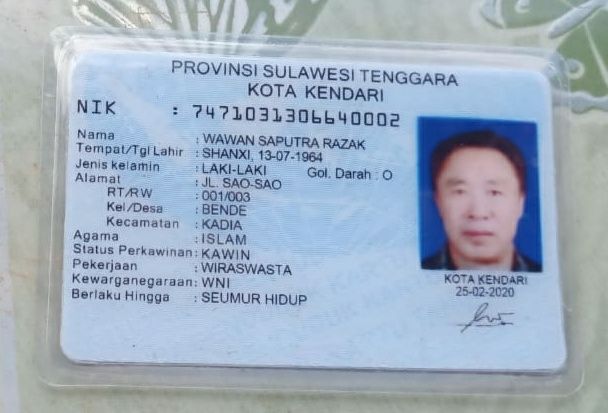
#> input picture Foto ktp/ktp10.jpg, 608 x 413 px, found by its file name; its folder holds only this picture in this run
$ python KTPDetect.py
#> lines starting #> are read from the running program, lines starting #| are printed output that depends on the picture; after the words box and inside, x2 and y2 are one past the last pixel; in counts of white or black regions, pixels touching at a corner belong together
import cv2
import numpy as np
import pathlib
import imutils
import os
import pytesseract

pytesseract.pytesseract.tesseract_cmd = r'C:\Users\Muhammad Reza\AppData\Local\Tesseract-OCR\tesseract.exe'

def sortRectPoints(sqr):
    # Helper function to sort the points, 1 2 3 4 being top left, top right, bot right, and bot left
    pts = sqr.reshape(4,2)
    rect = np.zeros((4,2),dtype="float32")

    s = pts.sum(axis = 1)
    rect[0] = pts[np.argmin(s)]
    rect[2] = pts[np.argmax(s)]

    diff = np.diff(pts,axis=1)
    rect[1] = pts[np.argmin(diff)]
    rect[3] = pts[np.argmax(diff)]
    return rect

def filterBlue(im):
    # Create a mask image that takes all ranges of blue
    hsv = cv2.cvtColor(im,cv2.COLOR_BGR2HSV)
    low_blue = np.array([80,0,155],np.uint8)
    high_blue = np.array([140,255,255],np.uint8)
    return cv2.inRange(hsv,low_blue,high_blue)

def chooseImage(index : int):
    # Returns an image from the chosen number in the list
#> called with index = 0
    list = os.listdir(r'C:\Users\Muhammad Reza\KTPDetect\Foto ktp')
    print(r'C:\Users\Muhammad Reza\KTPDetect\Foto ktp'+'\\'+list[index])
    return cv2.imread(r'C:\Users\Muhammad Reza\KTPDetect\Foto ktp'+'\\'+list[index])
#> returned value is the input picture: shape (413, 608, 3); mean B, G, R 192.1, 175.2, 159.7
#> in filterBlue, `hsv = cv2.cvtColor(im,cv2.COLOR_BGR2HSV)`: hsv: shape (413, 608, 3); mean H, S, V 97, 48.7, 194.6
#> in filterBlue, `return cv2.inRange(hsv,low_blue,high_blue)`:
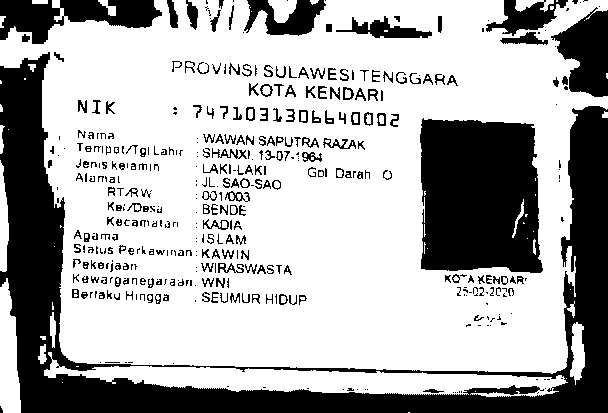
#> returned value: shape (413, 608); 68.3% white; 427 black regions (201 under 20 px)

def drawBox(mask):
    # Get the largest contours in the image and draw a box
    cnts = cv2.findContours(mask.copy(),cv2.RETR_TREE,cv2.CHAIN_APPROX_SIMPLE)
#> cnts = 643 contours, 342 with area under 20; largest, box (x1, y1, x2, y2) and area: (0, 0, 608, 374) 183964, (419, 117, 544, 274) 17403, (44, 352, 568, 397) 8554, (0, 278, 21, 413) 1936, (335, 15, 433, 39) 1028
    cnts = imutils.grab_contours(cnts)
    cnts = sorted(cnts,key = cv2.contourArea,reverse=True)[:15]
#> cnts = 15 contours; largest, box (x1, y1, x2, y2) and area: (0, 0, 608, 374) 183964, (419, 117, 544, 274) 17403, (44, 352, 568, 397) 8554, (0, 278, 21, 413) 1936, (335, 15, 433, 39) 1028
    cardCnts = None
    for c in cnts:
        peri = cv2.arcLength(c,True)
        approx = cv2.approxPolyDP(c,0.015*peri,True)
        if len(approx)==4:
            cardCnts = approx
            break
#> this loop made 2 passes
#> (peri, cardCnts) on pass 2: (632.2, [[423, 117], [534, 124], [540, 273], [420, 268]])
#> peri on pass 1: 2978.9
    return cardCnts

def perspTransform(cnts,og):
    rect = sortRectPoints(cnts)
    (tl,tr,br,bl) = rect

    #calculate width dimensions
    widthA = np.sqrt(((br[0] - bl[0]) ** 2) + ((br[1] - bl[1]) ** 2))
    widthB = np.sqrt(((tr[0] - tl[0]) ** 2) + ((tr[1] - tl[1]) ** 2))
    #calculate height dimensions
    heightA = np.sqrt(((tr[0] - br[0]) ** 2) + ((tr[1] - br[1]) ** 2))
    heightB = np.sqrt(((tl[0] - bl[0]) ** 2) + ((tl[1] - bl[1]) ** 2))
    #Get maximum dimensions
    maxWidth = max(int(widthA), int(widthB))
    maxHeight = max(int(heightA), int(heightB))

    #construct destination points
    dst = np.array([
        [0,0],
        [maxWidth-1,0],
        [maxWidth-1,maxHeight-1],
        [0,maxHeight-1]],dtype="float32")
    M = cv2.getPerspectiveTransform(rect,dst)
    warp = cv2.warpPerspective(og,M,(maxWidth,maxHeight))
    return warp


if __name__ == "__main__":
    for i in range(len(os.listdir(r'C:\Users\Muhammad Reza\KTPDetect\Foto ktp'))):
        #Iterate over all files in specified dir
            original = chooseImage(i)
            toBeShown = filterBlue(original)
            conts = drawBox(toBeShown)
#> conts = [[423, 117], [534, 124], [540, 273], [420, 268]]
            ptimg = perspTransform(conts,original)
#> in sortRectPoints, `s = pts.sum(axis = 1)`: s = [540, 658, 813, 688]
#> in sortRectPoints, `diff = np.diff(pts,axis=1)`: diff = [-306, -410, -267, -152]
#> in perspTransform, `rect = sortRectPoints(cnts)`: rect = [[423, 117], [534, 124], [540, 273], [420, 268]]
#> in perspTransform, `(tl,tr,br,bl) = rect`: tl = [423, 117]; tr = [534, 124]; br = [540, 273]; bl = [420, 268]
#> in perspTransform, `widthA = np.sqrt(((br[0] - bl[0]) ** 2) + ((br[1] - bl[1]) ** 2))`: widthA = 120.1
#> in perspTransform, `widthB = np.sqrt(((tr[0] - tl[0]) ** 2) + ((tr[1] - tl[1]) ** 2))`: widthB = 111.2
#> in perspTransform, `heightA = np.sqrt(((tr[0] - br[0]) ** 2) + ((tr[1] - br[1]) ** 2))`: heightA = 149.1
#> in perspTransform, `heightB = np.sqrt(((tl[0] - bl[0]) ** 2) + ((tl[1] - bl[1]) ** 2))`: heightB = 151
#> in perspTransform, `maxWidth = max(int(widthA), int(widthB))`: maxWidth = 120
#> in perspTransform, `maxHeight = max(int(heightA), int(heightB))`: maxHeight = 151
#> in perspTransform, `dst = np.array([ [0,0], [maxWidth-1,0], [maxWidth-1,maxHeight-1], [0,m..`: dst = [[0, 0], [119, 0], [119, 150], [0, 150]]
#> in perspTransform, `M = cv2.getPerspectiveTransform(rect,dst)`: M = [[1.04, 0.0207, -443.3], [-0.067, 1.06, -95.89], [-0.000174, 0.000534, 1]]
#> in perspTransform, `warp = cv2.warpPerspective(og,M,(maxWidth,maxHeight))`:
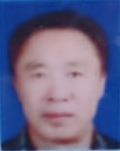
#> warp: shape (151, 120, 3); mean B, G, R 132.4, 97.5, 100.8

            #PostProcessing of images
            bounded = cv2.drawContours(original.copy(), [conts], -1, (0, 255, 0), 15)
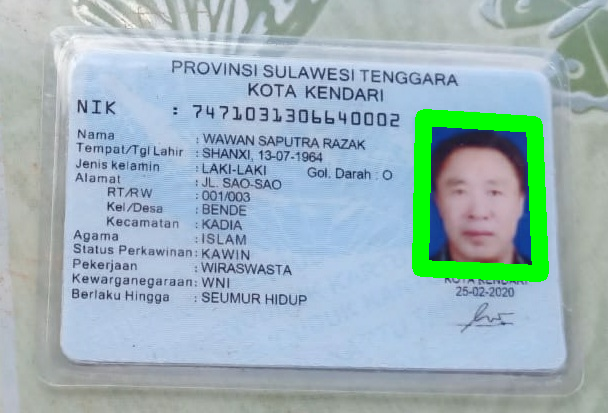
#> bounded: shape (413, 608, 3); mean B, G, R 186.1, 180.2, 156.9
            bounded = imutils.resize(bounded,width = 600)
#> bounded: shape (407, 600, 3)
            toBeShown = imutils.resize(toBeShown,width = 600)
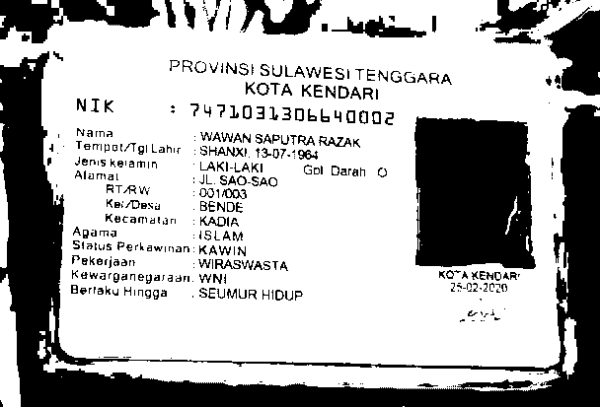
#> toBeShown: shape (407, 600); min 0, max 255, mean 174.2
            ptimg = imutils.resize(ptimg,width = 600)

            #Show images
            cv2.imshow('bounded',bounded)
            # cv2.imshow('img',toBeShown)
            cv2.imshow('Perspective Transformed', ptimg)
            print(pytesseract.image_to_string(ptimg))
#> (this line was passed over: pytesseract is not available in this run)
            cv2.waitKey(0)
            cv2.destroyAllWindows()

$ run again, on Foto ktp/ktp9.jpg
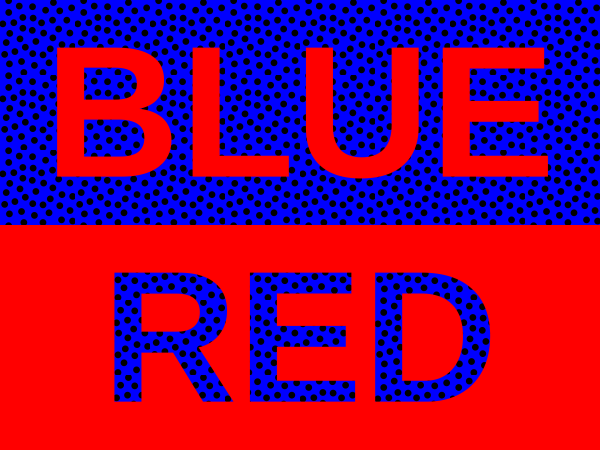
#> input picture Foto ktp/ktp9.jpg, 1200 x 900 px, found by its file name (shown at 1/2 size)
#> in chooseImage, returned value is the input picture: shape (900, 1200, 3); mean B, G, R 90, 0, 131.9
#> hsv: shape (900, 1200, 3); mean H, S, V 45.7, 227.8, 221.4
#> in filterBlue, `return cv2.inRange(hsv,low_blue,high_blue)`:
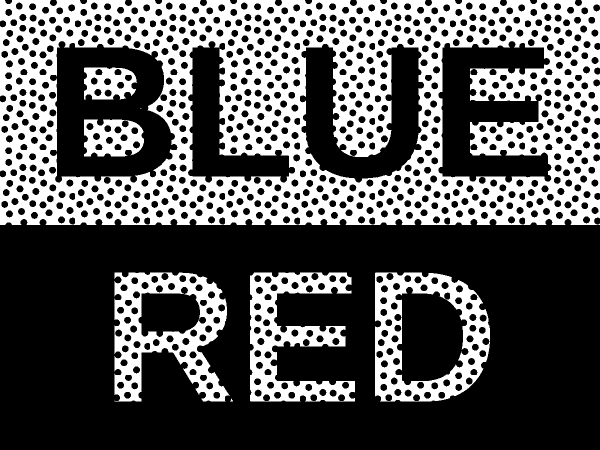
#> returned value: shape (900, 1200) (shown at 1/2 size); 34.9% white; 8 white regions (2 under 20 px)
#> in drawBox, `cnts = cv2.findContours(mask.copy(),cv2.RETR_TREE,cv2.CHAIN_APPROX_SIM..`: cnts = 836 contours, 2 with area under 20; largest, box (x1, y1, x2, y2) and area: (0, 0, 1200, 450) 531905, (99, 81, 356, 366) 55792, (750, 545, 980, 803) 51852, (229, 545, 459, 803) 41050, (876, 81, 1104, 366) 36394
#> in drawBox, `cnts = sorted(cnts,key = cv2.contourArea,reverse=True)[:15]`: cnts = 15 contours; largest, box (x1, y1, x2, y2) and area: (0, 0, 1200, 450) 531905, (99, 81, 356, 366) 55792, (750, 545, 980, 803) 51852, (229, 545, 459, 803) 41050, (876, 81, 1104, 366) 36394
#> the loop in drawBox, `for c in cnts:` made 1 pass
#> (peri, cardCnts) on pass 1: (4313.6, [[0, 0], [0, 449], [1199, 449], [1199, 0]])
#> conts = [[0, 0], [0, 449], [1199, 449], [1199, 0]]
#> s = [0, 449, 1648, 1199]
#> diff = [0, 449, -750, -1199]
#> rect = [[0, 0], [1199, 0], [1199, 449], [0, 449]]
#> tl = [0, 0]; tr = [1199, 0]; br = [1199, 449]; bl = [0, 449]
#> widthA = 1199
#> heightA = 449
#> maxWidth = 1199
#> maxHeight = 449
#> dst = [[0, 0], [1198, 0], [1198, 448], [0, 448]]
#> M = [[0.999, 0, 0], [0, 0.998, 0], [0, 0, 1]]
#> `ptimg = imutils.resize(ptimg,width = 600)`:
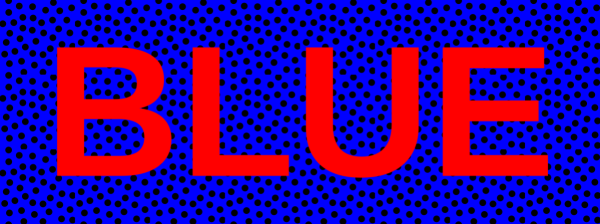
#> ptimg: shape (224, 600, 3); mean B, G, R 144.6, 0, 57.3
